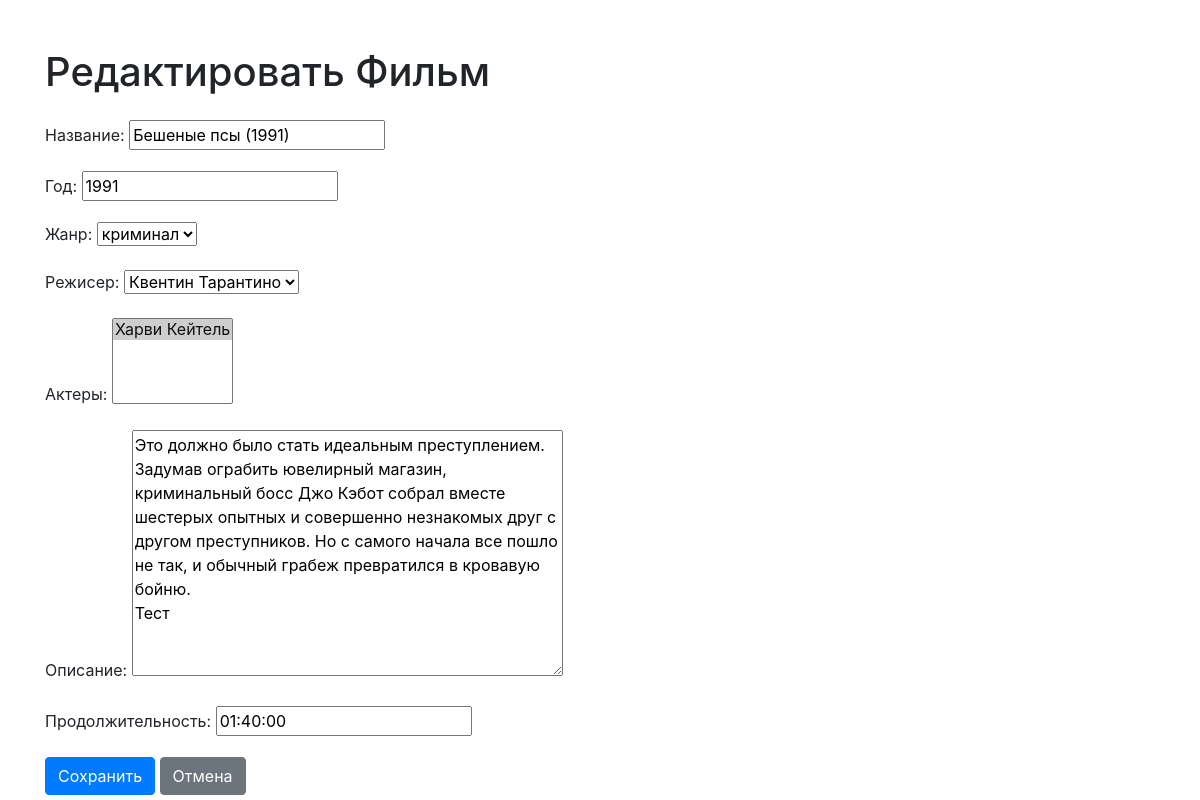
Page /movies/1/update/ on the committed database.
### movies/models.py (models this page shows, shortened)
class Movie(models.Model):
    title = models.CharField(max_length=100)
    year = models.IntegerField()
    genre = models.ForeignKey(Genre, on_delete=models.CASCADE)
    director = models.ForeignKey(Director, on_delete=models.CASCADE)
    actors = models.ManyToManyField(Actor)
    description = models.TextField()
    duration = models.DurationField()

### movies/views.py (the view)
# urls.py: path('<int:pk>/update/', MovieUpdateView.as_view(), name='movie_update'),
class MovieUpdateView(UpdateView):
    model = Movie
    template_name = 'movies/movie_form.html'
    fields = ['title', 'year', 'genre', 'director', 'actors', 'description', 'duration']
    success_url = reverse_lazy('movie_list')

### movies/models.py (called while the page is built)
    def __str__(self):
        return self.name

    def __str__(self):
        return f"{self.first_name} {self.last_name}"

    def __str__(self):
        return f"{self.first_name} {self.last_name}"

### movies/templates/movies/movie_form.html (shortened to what this page needs)
{% extends 'movies/base.html' %}
{% block content %}
  <div class="container">
    <div class="row">
      <div class="col-md-12">
        <h1 class="mt-5 mb-4">{% if form.instance.pk %}Редактировать{% else %}Добавить{% endif %} Фильм</h1>
        <form method="post">
          <div class="form-group">
            <label for="{{ form.title.id_for_label }}">Название:</label>
            {{ form.title }}
          </div>
          <div class="form-group">
            <label for="{{ form.year.id_for_label }}">Год:</label>
            {{ form.year }}
          </div>
          <div class="form-group">
            <label for="{{ form.genre.id_for_label }}">Жанр:</label>
            {{ form.genre }}
          </div>
          <div class="form-group">
            <label for="{{ form.director.id_for_label }}">Режисер:</label>
            {{ form.director }}
          </div>
          <div class="form-group">
            <label for="{{ form.actors.id_for_label }}">Актеры:</label>
            {{ form.actors }}
          </div>
          <div class="form-group">
            <label for="{{ form.description.id_for_label }}">Описание:</label>
            {{ form.description }}
          </div>
          <div class="form-group">
            <label for="{{ form.duration.id_for_label }}">Продолжительность:</label>
            {{ form.duration }}
          </div>
          <button type="submit" class="btn btn-primary">Сохранить</button>
          <a href="{% url 'movie_list' %}" class="btn btn-secondary">Отмена</a>
        </form>
      </div>
    </div>
  </div>
{% endblock content %}

### rows in the picture
Movie: title "Бешеные псы (1991)", year "1991", genre "криминал", director "Квентин Тарантино", description "Это должно было стать идеальным преступлением. Задумав ограбить ювелирный магазин, криминальный босс Джо Кэбот собрал вместе шестерых опытных и совершенно незнакомых друг с другом преступников. Но с самого начала все пошло не так, и обычный грабеж превратился в кровавую бойню. Тест", duration "01:40:00"
